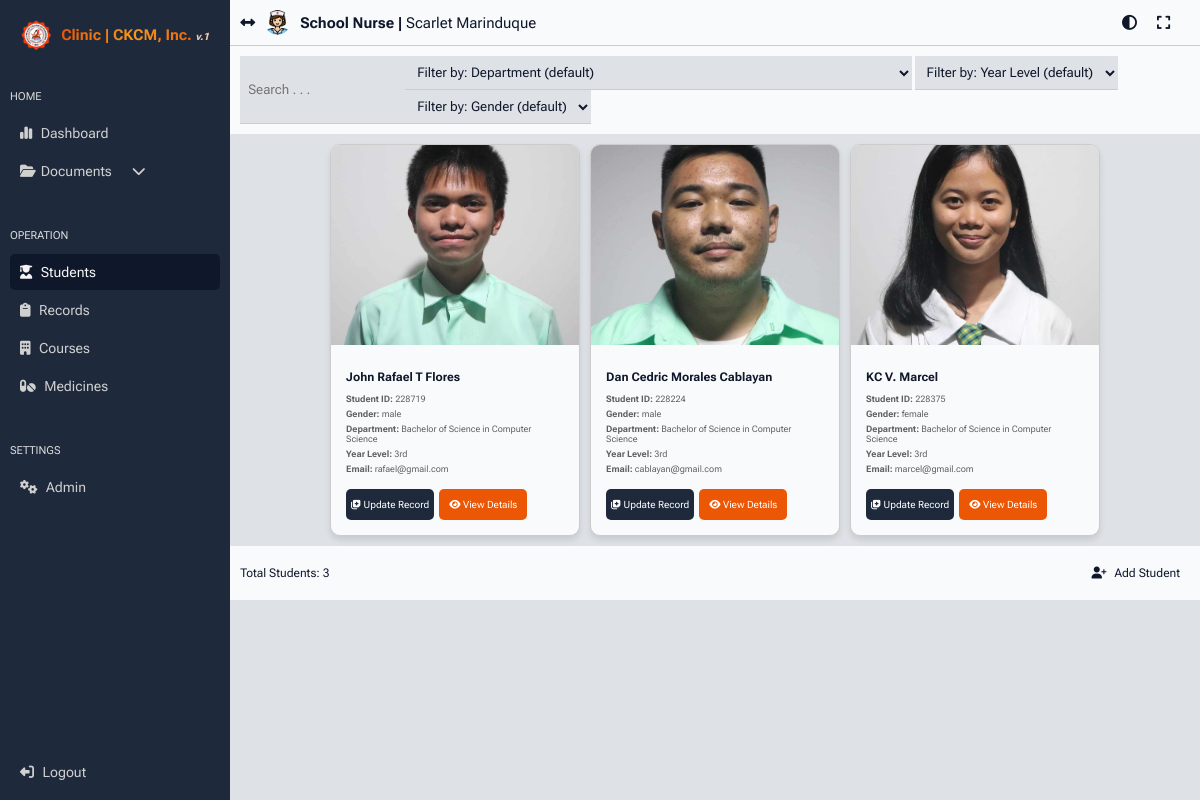
/admin/students.php (signed in), run on the app's committed database.
### tables this page shows
CREATE TABLE `student_tbl` (
  `user_id` int(11) NOT NULL,
  `student_id` bigint(255) NOT NULL,
  `password` text NOT NULL,
  `first_name` varchar(255) NOT NULL,
  `middle_name` varchar(255) NOT NULL,
  `last_name` varchar(255) NOT NULL,
  `extension` text NOT NULL,
  `email` text NOT NULL,
  `gender` varchar(50) NOT NULL,
  `birthdate` date NOT NULL,
  `age` int(255) NOT NULL,
  `birth_place` text NOT NULL,
  `marital_status` text NOT NULL,
  `address` text NOT NULL,
  `religion` text NOT NULL,
  `additional_info` text NOT NULL,
  `department` text NOT NULL,
  `year_level` text NOT NULL,
  `profile_picture` text NOT NULL,
  `blood_pressure` text NOT NULL,
  `temperature` text NOT NULL,
  `pulse_rate` text NOT NULL,
  `respiratory_rate` text NOT NULL,
  `height` text NOT NULL,
  `weight` text NOT NULL,
  `eperson1_name` text NOT NULL,
  `eperson1_phone` bigint(20) NOT NULL,
  `eperson1_relationship` text NOT NULL,
  `eperson2_name` text NOT NULL,
  `eperson2_phone` bigint(20) NOT NULL,
  `eperson2_relationship` text NOT NULL,
  `health_record` text NOT NULL,
  `datetime_recorded` datetime NOT NULL
);

### admin/students.php (the view, shortened to what this page needs)
<?php
require '../config/db_connect.php';
$sql = "SELECT `user_id`, `student_id`, `first_name`, `middle_name`, `last_name`, `extension`, `email`, `gender`,
        `department`, `year_level`, `profile_picture` FROM `student_tbl` WHERE 1";
$total_students_query = "SELECT COUNT(*) AS total_students FROM `student_tbl`";
$total_students_result = $conn->query($total_students_query);
$total_students = $total_students_result->fetch_assoc()['total_students'];
$result = $conn->query($sql);
?>
<!DOCTYPE html>
<html lang="en">
<head>
    <link rel="stylesheet" href="../css/main.css?v=<?php echo time(); ?>">
</head>
<body>
    <?php include 'side_nav.php'; ?>
    <div class="main-content">
        <?php include 'header.php'; ?>
        <main>
            <div class="search-container">
                <input type="text" id="search" placeholder="Search . . ." oninput="filterStudents()">
                <div class="select-container">
                    <select id="department" onchange="filterStudents()">
                        <option value="">Filter by: Department (default)</option>
                    </select>
                    <select id="year_level" onchange="filterStudents()">
                        <option value="">Filter by: Year Level (default)</option>
                    </select>
                    <select id="gender" onchange="filterStudents()">
                        <option value="">Filter by: Gender (default)</option>
                    </select>
                </div>
            </div>
            <div id="students-card-container" class="students-card-container">
                <?php
                if ($result->num_rows > 0) {
                    while ($row = $result->fetch_assoc()) {
                        $full_name = $row['first_name'] . ' ' . $row['middle_name'] . ' ' . $row['last_name'] . ' ' . $row['extension'];
                        $profile_picture = $row['profile_picture'] ?: 'default_profile.png';
                        echo "
                        <div class='student-card'>
                            <div class='card-image'>
                                <img src='../student_pic/{$profile_picture}' alt='{$full_name}'>
                            </div>
                            <div class='card-content'>
                                <h3>{$full_name}</h3>
                                <p><strong>Student ID:</strong> {$row['student_id']}</p>
                                <p><strong>Gender:</strong> {$row['gender']}</p>
                                <p><strong>Department:</strong> {$row['department']}</p>
                                <p><strong>Year Level:</strong> {$row['year_level']}</p>
                                <p><strong>Email:</strong> {$row['email']}</p>
                                <div class='button-container'>
                                 <button class='update-btn' onclick='showUpdateModal(\"{$row['student_id']}\", \"{$full_name}\", \"{$row['department']}\")'><i class='fa-solid fa-notes-medical'></i> Update Record</button>
                                 <a href='view_student.php?student_id={$row['student_id']}' class='action-btn'><i class='fa-solid fa-eye'></i> View Details</a>
                                </div>
                                 </div>
                        </div>";
                    }
                } else {
                    echo "<p>No students found.</p>";
                }
                ?>
            </div>
            <div class="footer-container">
                <label for="">Total Students: <span
                        id="total-students-label"><?php echo $total_students; ?></span></label>
                <a href="add_student.php"><i class="fa-solid fa-user-plus"></i> Add Student</a>
            </div>
        </main>
    </div>
</body>
</html>

### css/main.css (style rules this page uses)
:root { font-size: 62.5%; --text-color: #0F172A; --text-hover: #0f172acb; --text-hover2: #dfdfdf; --text-color2: #606060; --background-color: #F8F9FA; --background-color2: #DEE2E6; --border-color: #CCCCCC; --color1: #EB5704; --color1b: #b54200; --color2: #EBB009; --color2b: #c18f05; --color3: #0F172A; --color3b: #1E293B; --color4: #F8FAFC; --color5: rgb(0, 0, 170); --color6: red; --color6b: rgba(255, 0, 0, 0.741); --button-bg: #0F172A; --button-text: #F8FAFC; }
* { margin: 0; padding: 0; box-sizing: border-box; scroll-behavior: smooth; font-family: "Roboto Flex", serif; }
body { font-family: Arial, sans-serif; background-color: var(--background-color2); display: flex; }
button, a { cursor: pointer; color: var(--text-color); }
input, select { padding: 8px; color: var(--text-color); background-color: var(--background-color2); border: 0; border-bottom: 1px solid var(--border-color) }

### admin/side_nav.php (style rules this page uses)
.main-content { display: flex; flex-direction: column; width: 100%; }
main { width: 100%; height: 100%; background-color: var(--backgroud-color); overflow-y: scroll; display: flex; flex-direction: column; }

### admin/students.php (style rules this page uses)
.search-container { width: 100%; display: flex; flex-direction: row; justify-content: space-between; background-color: var(--color4); padding: 10px; border-bottom: 0; border-top: 0; }
.footer-container { padding: 10px; background-color: var(--color4); width: 100%; display: flex; justify-content: space-between; align-items: center; border-top: 0; }
.footer-container label { font-size: 1.2rem; color: var(--text-color); }
.footer-container a { text-decoration: none; font-size: 1.2rem; padding: 10px; border-radius: 5px; color: var(--text-color); }
.footer-container a i { margin-right: 5px; }
.students-card-container { display: flex; flex-wrap: wrap; gap: 10px; justify-content: center; overflow-y: scroll; padding: 10px; }
.student-card { background-color: var(--color4); border: 1px solid var(--border-color); border-radius: 10px; width: 250px; box-shadow: 0 4px 6px rgba(0, 0, 0, 0.1); transition: transform 0.3s ease, box-shadow 0.3s ease; overflow: hidden; }
.card-image { width: 100%; height: 200px; overflow: hidden; }
.card-image img { width: 100%; height: 100%; object-fit: cover; }
.card-content { padding: 15px; text-align: start; }
.card-content h3 { margin: 10px 0; font-size: 1.2rem; color: var(--text-color); }
.card-content p { margin: 5px 0; font-size: .9rem; color: var(--text-color2); }
.button-container { display: flex; gap: 5px; }
.button-container a { display: inline-block; margin-top: 10px; padding: 10px; color: white; border-radius: 5px; text-decoration: none; transition: background-color 0.3s ease, transform 0.2s ease; }
.update-btn { display: inline-block; margin-top: 10px; padding: 5px; font-size: 1rem; color: white; border-radius: 5px; text-decoration: none; transition: background-color 0.3s ease, transform 0.2s ease; background-color: var(--color3b); border: transparent; }
.action-btn { background-color: var(--color1); }

### data on the page
student_tbl: profile_picture (picture), full_name "John Rafael T Flores", student "228719", gender "male", department "Bachelor of Science in Computer Science", year_level "3rd", email "rafael@gmail.com"
student_tbl: profile_picture (picture), full_name "Dan Cedric Morales Cablayan", student "228224", gender "male", department "Bachelor of Science in Computer Science", year_level "3rd", email "cablayan@gmail.com"
student_tbl: profile_picture (picture), full_name "KC V. Marcel", student "228375", gender "female", department "Bachelor of Science in Computer Science", year_level "3rd", email "marcel@gmail.com"

### other printed values
$_SESSION['admin_position'] "School Nurse"
$_SESSION['admin_name'] "Scarlet Marinduque"
$total_students "3"
